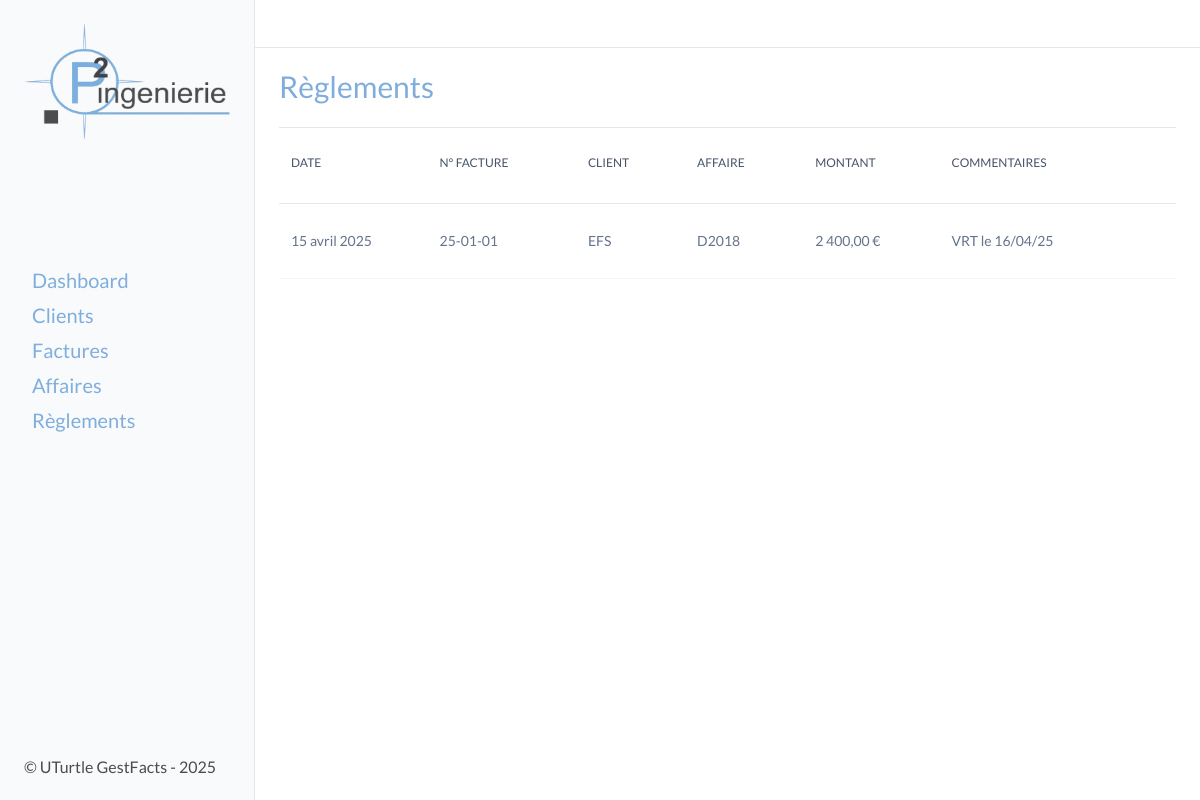
The app's page /factures/reglements/ with its own data.
### factures/models.py (models this page shows, shortened)
class Payment(models.Model):
    date = models.DateField()
    amount = models.DecimalField(max_digits=10, decimal_places=2)
    invoice = models.ForeignKey(Invoice, on_delete=models.CASCADE, related_name='payments')
    payment_method = models.CharField(max_length=50)
    class Meta:
        verbose_name = "Paiement"
        verbose_name_plural = "Paiements"
    def formatted_amount(self):
        return f"{self.amount:,.2f} €".replace(",", " ").replace(".", ",")

class Invoice(models.Model):
    TYPE_CHOICES = [
        ('facture', 'Facture'),
        ('avoir', 'Avoir'),
        ('proforma', 'Proforma'),
        ]
    STATUT_CHOICES = [
        ('a_payer', 'À payer'),
        ('partiellement_payee', 'Partiellement payée'),
        ('payee', 'Payée'),
        ('en_retard', 'En retard'),
        ('annulee', 'Annulée'),
    ]
    date = models.DateField()
    type = models.CharField(max_length=10, choices=TYPE_CHOICES, default='facture')
    affaire = models.ForeignKey('affaires.Affaire', on_delete=models.CASCADE, related_name="invoices")
    invoice_number = models.CharField(max_length=10, unique=True, db_index=True)
    client = models.ForeignKey('clients.Client', on_delete=models.SET_NULL, related_name='invoices', db_index=True, null=True)
    client_entity_name = models.CharField(max_length=100, blank=True, null=True)
    invoice_object = models.TextField(max_length=200)
    amount_ht = models.DecimalField(max_digits=10, decimal_places=2)
    vat_rate = models.DecimalField(max_digits=5, decimal_places=2, default=20.0)
    statut = models.CharField(max_length=20, choices=STATUT_CHOICES, default='a_payer')
    class Meta:
        verbose_name = "Facture"
        verbose_name_plural = "Factures"
    def __str__(self):
        client_name = self.client_entity_name if self.client is None else self.client.entity_name
        return self.invoice_number

### clients/models.py (models this page shows, shortened)
class Client(models.Model):
    entity_name = models.CharField(max_length=100)
    address = models.CharField(max_length=200, blank=True, null=True)
    zip_code = models.CharField(max_length=5, blank=True, null=True)
    city = models.CharField(max_length=100, blank=True, null=True)
    contact = models.CharField(max_length=100, blank=True, null=True)
    phone_number = models.CharField(max_length=10, blank=True, null=True)
    email = models.EmailField(blank=True, null=True)
    class Meta:
        verbose_name = "Client"
        verbose_name_plural = "Clients"

### affaires/models.py (models this page shows, shortened)
class Affaire(models.Model):
    client = models.ForeignKey('clients.Client', on_delete=models.SET_NULL, null=True, related_name='affaires')
    client_entity_name = models.CharField(max_length=100, blank=True, null=True)
    affaire_number = models.CharField(max_length=10, unique=True, db_index=True)
    affaire_description = models.TextField(max_length=200)
    budget = models.DecimalField(max_digits=10, decimal_places=2)
    class Meta:
        verbose_name = "Affaire"
        verbose_name_plural = "Affaires"

### factures/views.py (the view)
# urls.py: path('reglements/', reglements, name='reglements'),
def reglements(request):
    paiements = Payment.objects.all()
    factures = Invoice.objects.all()
    for facture in factures:
        if facture.client is None and not facture.client_entity_name:
            facture.client_entity_name = "Client supprimé"
            facture.save()
    return render(request, 'pages/factures/paiements.html', {'paiements': paiements, 'factures': factures})

### templates/pages/factures/paiements.html (shortened to what this page needs)
{% extends "base.html" %}
{% block content %}
<div class="title">
    <H2>Règlements</H2>
</div>
<section class="tableau">
    <table class="table">
        <thead>
            <tr>
                <th>
                    <div class="th-div">
                        <span>DATE</span>
                    </div>
                </th>
                <th>
                    <div class="th-div">
                        <span>N° FACTURE</span>
                    </div>
                </th>
                <th>
                    <div class="th-div">
                        <span>CLIENT</span>
                    </div>
                </th>
                <th>
                    <div class="th-div">
                        <span>AFFAIRE</span>
                    </div>
                </th>
                <th>
                    <div class="th-div">
                        <span>MONTANT</span>
                    </div>
                </th>
                <th>
                    <div class="th-div">
                        <span>COMMENTAIRES</span>
                    </div>
                </th>
                <th>
                    <div class="th-div">
                    </div>
                </th>
            </tr>
        </thead>
        {% if paiements %}
        <tbody>
            {% for paiement in paiements %}
            <tr data-url="{% url 'factures:reglement_detail' paiement.pk %}" class="clickable-row">
                <td clospan="1">
                    <div class="factures">
                        <p>{{ paiement.date }}</p>
                    </div>
                </td>
                <td clospan="1">
                    <div class="factures">
                        <a href="{% url 'factures:detail' paiement.invoice.id %}">
                            <p>{{ paiement.invoice }}</p>
                        </a>
                    </div>
                </td>
                <td clospan="1">
                    <div class="factures">
                        {% if paiement.invoice.client %}
                            <a href="{% url 'clients:detail' paiement.invoice.client.id %}">{{ paiement.invoice.client.entity_name }}</a>
                        {% else %}
                            {{ paiement.invoice.client_entity_name }}
                        {% endif %}
                    </div>
                </td>
                <td clospan="1">
                    <div class="factures">
                        <a href="">
                            <P>{{ paiement.invoice.affaire.affaire_number }}</P>
                        </a>
                    </div>
                </td>
                <td clospan="1">
                    <div class="factures">
                        <P>{{ paiement.formatted_amount }}</P>
                    </div>
                </td>
                <td clospan="1">
                    <div class="factures">
                        <p>{{ paiement.payment_method }}</p>
                    </div>
                </td>
                <td clospan="1">
                </td>
            </tr>
            {% endfor %}
        </tbody>
        {% endif %}
    </table>
</section>
{% endblock content %}

### static/style.css (style rules this page uses)
:root { --light-grey: #F8FAFC; --bg-container: #fff; --border-color: #e5e7eb; --police: 'lato', sans-serif; --sidebar-size: 255px; --sidebar-color: #7FAEDC; --h2-size: 30px; --h2-weight: 500; --h2-line-height: 36px; --h2-color: #7FAEDC; --text-color: #050505; --th-color: rgb(71, 85, 105); --th-border-color: rgb(226, 232, 240); --td-color: rgb(100 116 139); --td-border-color: rgb(241 245 249); --tr-bg-hover: rgb(248 250 252); --mail-border-color: rgb(226 232 240); --adresse-color: rgb(100, 116, 139); --btn_new_color: #7FAEDC; --btn_new_hover: #a3cef9; --btn_delete_color: rgba(255, 144, 144, 0.915); --btn_delete_hover: rgba(255, 105, 105, 0.915); --svg-color: rgb(148 163 184); }
body { font-family: var(--police); }
.title { position: relative; display: flex; flex-direction: row; align-items: center; justify-content: space-between; padding-bottom: 24px; padding-top: 20px; padding-right: 24px; margin-top: 48px; }
.title::after { content: ""; position: absolute; bottom: 0px; width: 100%; height: 1px; background-color: var(--border-color); }
h2 { color: var(--h2-color); font-family: var(--police); font-size: var(--h2-size); font-weight: var(--h2-weight); line-height: var(--h2-line-height); }
.tableau { width: 100%; padding-bottom: 8px; scrollbar-width: thin; }
.table { min-width: 100%; text-indent: 0; border-collapse: collapse; border-spacing: 0; }
thead { scrollbar-width: thin; line-height: 24px; height: 75px; }
tr { scrollbar-width: thin; border-bottom: 1px; border-bottom-style: solid; border-color: var(--border-color); cursor: pointer; }
th { color: var(--th-color); line-height: 16px; font-weight: 500; font-size: 12px; }
.th-div { padding-right: 24px; padding-left: 12px; padding-bottom: 12px; padding-top: 8px; display: flex; align-items: center; cursor: pointer; }
td { border-bottom: 1px; border-bottom-style: solid; border-color: var(--td-border-color); height: 75px; }
td:last-child { text-align: -webkit-right; }
.factures p, .factures a { font-size: 14px; color: var(--adresse-color); padding-bottom: 2px; padding-left: 12px; padding-right: 12px; padding-top: 2px; text-wrap: nowrap; line-height: 20px; }
a { color: black; }

### records on screen
Payment: date "15 avril 2025", invoice "25-01-01", invoice.client.entity_name "EFS", invoice.affaire.affaire_number "D2018", formatted_amount "2 400,00 €", payment_method "VRT le 16/04/25"
